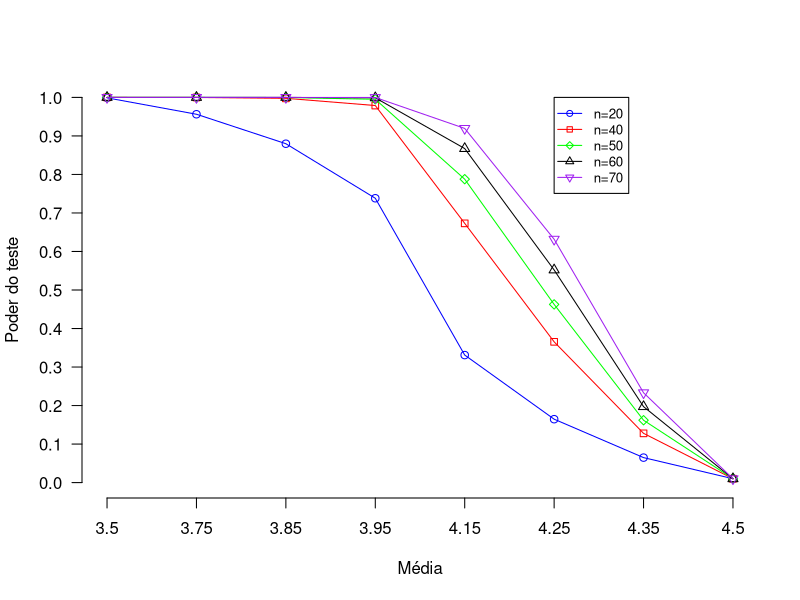

Source code (R):
#!/usr/bin/Rscript

poder_do_teste = function(delta, sdev, n){
	poder = power.t.test(n = n,d = delta, sd = sdev, sig.level = 0.01, power = NULL, type = "one.sample", alternative = "one.sided", strict = FALSE)
	poder[[5]]
}

h0 = 4.5
sdev = 0.77


n = 20
message(">>>> n = ", n)
poder20 <- c(
poder_do_teste(abs(3.50 - h0), sdev, n),
poder_do_teste(abs(3.75 - h0), sdev, n),
poder_do_teste(abs(3.85 - h0), sdev, n),
poder_do_teste(abs(3.95 - h0), sdev, n),
poder_do_teste(abs(4.15 - h0), sdev, n),
poder_do_teste(abs(4.25 - h0), sdev, n),
poder_do_teste(abs(4.35 - h0), sdev, n),
poder_do_teste(abs(4.5 - h0), sdev, n)
)

n = 40
message(">>>> n = ", n)
poder40 <- c(
poder_do_teste(abs(3.50 - h0), sdev, n),
poder_do_teste(abs(3.75 - h0), sdev, n),
poder_do_teste(abs(3.85 - h0), sdev, n),
poder_do_teste(abs(3.95 - h0), sdev, n),
poder_do_teste(abs(4.15 - h0), sdev, n),
poder_do_teste(abs(4.25 - h0), sdev, n),
poder_do_teste(abs(4.35 - h0), sdev, n),
poder_do_teste(abs(4.5 - h0), sdev, n)
)

n = 50
message(">>>> n = ", n)
poder50 <- c(
poder_do_teste(abs(3.50 - h0), sdev, n),
poder_do_teste(abs(3.75 - h0), sdev, n),
poder_do_teste(abs(3.85 - h0), sdev, n),
poder_do_teste(abs(3.95 - h0), sdev, n),
poder_do_teste(abs(4.15 - h0), sdev, n),
poder_do_teste(abs(4.25 - h0), sdev, n),
poder_do_teste(abs(4.35 - h0), sdev, n),
poder_do_teste(abs(4.5 - h0), sdev, n)
)

n=60
message(">>>> n = ", n)
poder60 <- c(
poder_do_teste(abs(3.50 - h0), sdev, n),
poder_do_teste(abs(3.75 - h0), sdev, n),
poder_do_teste(abs(3.85 - h0), sdev, n),
poder_do_teste(abs(3.95 - h0), sdev, n),
poder_do_teste(abs(4.15 - h0), sdev, n),
poder_do_teste(abs(4.25 - h0), sdev, n),
poder_do_teste(abs(4.35 - h0), sdev, n),
poder_do_teste(abs(4.5 - h0), sdev, n)
)

n=70
message(">>>> n = ", n)
poder70 <- c(
poder_do_teste(abs(3.50 - h0), sdev, n),
poder_do_teste(abs(3.75 - h0), sdev, n),
poder_do_teste(abs(3.85 - h0), sdev, n),
poder_do_teste(abs(3.95 - h0), sdev, n),
poder_do_teste(abs(4.15 - h0), sdev, n),
poder_do_teste(abs(4.25 - h0), sdev, n),
poder_do_teste(abs(4.35 - h0), sdev, n),
poder_do_teste(abs(4.5 - h0), sdev, n)
)

pdf("poderDoTeste.pdf")
plot(poder20, type="o", col="blue", ylim=c(0, 1), axes=FALSE, ann=FALSE)
lines(poder40, type="o", pch=22, col="red")
lines(poder50, type="o", pch=23, col="green")
lines(poder60, type="o", pch=24, col="black")
lines(poder70, type="o", pch=25, col="purple")

axis(1, at=1:8, lab=c(3.5, 3.75, 3.85, 3.95, 4.15, 4.25, 4.35, 4.5))
title(xlab="Média", col.lab="black")

axis(2, las=1, at=c(0, 0.1, 0.2, 0.3, 0.4, 0.5, 0.6, 0.7, 0.8, 0.9, 1))
title(ylab="Poder do teste", col.lab="black")

legend(6, 1, c("n=20", "n=40", "n=50", "n=60", "n=70"), cex=0.8, col=c("blue", "red", "green", "black", "purple"), pch=21:25, lty=1)

#message("Press Return To Continue")
#invisible(readLines("stdin", n=1))
